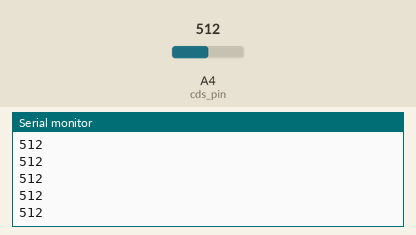
This sketch was run on a simulated Arduino Uno, built with avr-gcc and run on an emulated ATmega328P. On the bench: the last lines printed to the serial monitor. Inputs (shaded band) come from the test bench; at power-on: A4 (cds_pin) = 512.

Above: at 1.2 s.
1.3 s: A4 (cds_pin) set to 716
At 1.31 s:
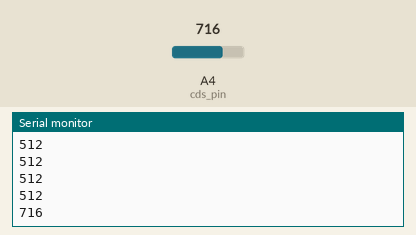
2.8 s: A4 (cds_pin) set to 900
At 2.81 s:
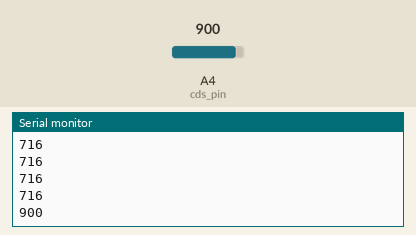
Timing chart, 0 to 5.8 s (numbered marks = the images above; inputs shaded):
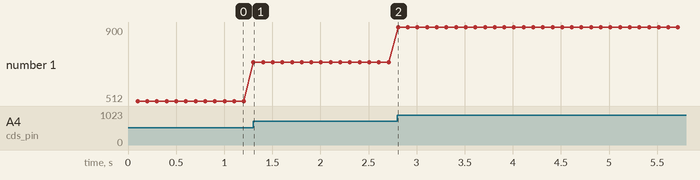

Measured:
- after the input at 1.3 s, the serial monitor: prints a new line at once (image 1)
- after the input at 2.8 s, the serial monitor: prints a new line at once (image 2)
- plotted number 1: 512 → 716 after the input at 1.3 s, 716 → 900 after the input at 2.8 s

The sketch:

cds_test.ino
```cpp
int cds_pin = A4;
void setup() {
//  analogReference(INTERNAL);
  Serial.begin(9600);
  pinMode(cds_pin,INPUT);
}

void loop() {
  delay(100);
  Serial.println(analogRead(cds_pin));
}
```
